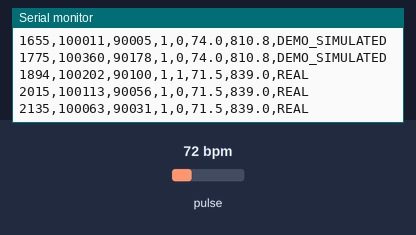
A sketch run on a simulated ESP32-S3. Parts: the last lines printed to the serial monitor. The test bench sets the inputs (shaded band); at power-on: pulse 72 bpm.

Above: at 2.2 s.
2.3 s: pulse set to 42 bpm
At 2.37 s:
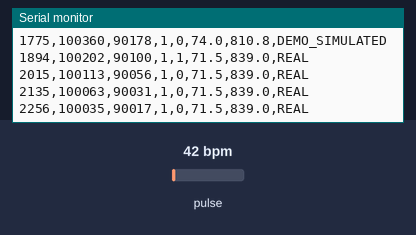
3.8 s: pulse set to 70 bpm
At 3.81 s:
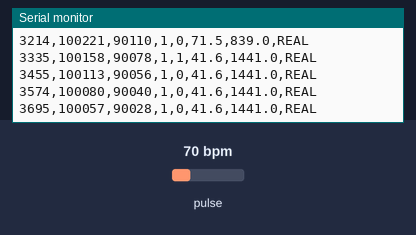
Timing chart, 0 to 6.8 s (numbered marks = the images above; inputs shaded):
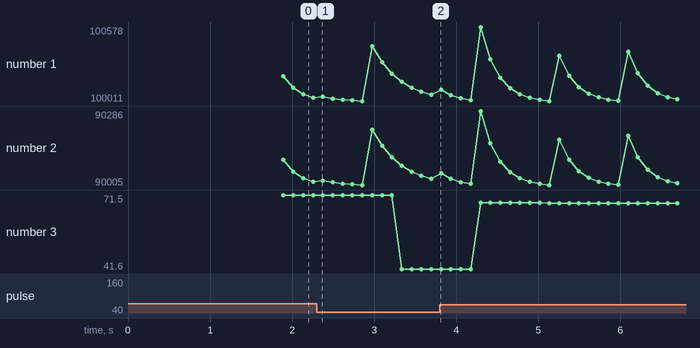

The sketch:

sketch_oct11a.ino
```cpp
#include <Wire.h>
#include "MAX30105.h"
#include "heartRate.h"

MAX30105 sensor;

// Keep the pins from your existing working sketch.
const int SDA_PIN = 8;
const int SCL_PIN = 9;

// DEMO mode creates simulated metrics for UI demonstration.
// Do NOT use simulated metrics for medical decisions or model training.
const bool DEMO_MODE = true;

const uint32_t FINGER_THRESHOLD = 10000;

unsigned long lastPrint = 0;
unsigned long lastBeat = 0;
unsigned long lastDemoUpdate = 0;
unsigned long demoBeatTime = 0;

float realBPM = 0;
float realRR = 0;
float demoBPM = 74.0;
float demoRR = 810.8;

bool realBeatDetected = false;

void setup() {
  Serial.begin(115200);
  delay(1000);

  Wire.begin(SDA_PIN, SCL_PIN);

  Serial.println("ESP32-S3 MAX30102 Monitor");

  if (!sensor.begin(Wire, I2C_SPEED_FAST)) {
    Serial.println("ERROR: Sensor not detected");
    Serial.println("Check power, GND, SDA, SCL.");
    while (true) delay(1000);
  }

  sensor.setup(0x1F, 4, 2, 100, 411, 4096);
  sensor.setPulseAmplitudeRed(0x10);
  sensor.setPulseAmplitudeIR(0x10);
  sensor.setPulseAmplitudeGreen(0);

  Serial.println("Sensor ready");
  Serial.println(
    "time_ms,IR,RED,finger,beat,BPM,RR_ms,source"
  );
}

void loop() {
  sensor.check();

  while (sensor.available()) {
    uint32_t ir = sensor.getIR();
    uint32_t red = sensor.getRed();
    sensor.nextSample();

    unsigned long now = millis();
    bool finger = ir > FINGER_THRESHOLD;
    bool beat = false;

    if (!finger) {
      realBPM = 0;
      realRR = 0;
      lastBeat = 0;
      demoBPM = 0;
      demoRR = 0;
      demoBeatTime = 0;

      if (now - lastPrint >= 100) {
        Serial.printf(
          "%lu,%lu,%lu,0,0,0.0,0.0,NONE\n",
          now, (unsigned long)ir, (unsigned long)red
        );
        lastPrint = now;
      }
      continue;
    }

    // Attempt genuine pulse detection.
    if (checkForBeat(ir)) {
      if (lastBeat != 0) {
        unsigned long interval = now - lastBeat;

        if (interval >= 300 && interval <= 2000) {
          realRR = interval;
          realBPM = 60000.0 / realRR;
          realBeatDetected = true;
          beat = true;
        }
      }
      lastBeat = now;
    }

    // Explicitly simulated metrics for dashboard layout testing.
    // These are NOT measured physiological values.
    if (DEMO_MODE && !realBeatDetected) {
      if (demoBeatTime == 0) {
        demoBeatTime = now;
        lastDemoUpdate = now;
      }

      if (now - demoBeatTime >= (unsigned long)demoRR) {
        demoBeatTime = now;
        beat = true;
      }

      // Slowly vary the demo values to animate the panel.
      if (now - lastDemoUpdate >= 5000) {
        demoBPM += (demoBPM >= 76.0) ? -1.0 : 1.0;
        demoRR = 60000.0 / demoBPM;
        lastDemoUpdate = now;
      }
    }

    if (now - lastPrint >= 100) {
      if (realBeatDetected) {
        Serial.printf(
          "%lu,%lu,%lu,1,%d,%.1f,%.1f,REAL\n",
          now, (unsigned long)ir, (unsigned long)red,
          beat ? 1 : 0, realBPM, realRR
        );
      } else if (DEMO_MODE) {
        Serial.printf(
          "%lu,%lu,%lu,1,%d,%.1f,%.1f,DEMO_SIMULATED\n",
          now, (unsigned long)ir, (unsigned long)red,
          beat ? 1 : 0, demoBPM, demoRR
        );
      } else {
        Serial.printf(
          "%lu,%lu,%lu,1,0,0.0,0.0,WAITING_FOR_BEAT\n",
          now, (unsigned long)ir, (unsigned long)red
        );
      }

      lastPrint = now;
    }
  }
}
```

Measured:
- plotted number 1: 100035 → 100057 after the input at 2.3 s
- plotted number 2: 90017 → 90028 after the input at 2.3 s
- plotted number 3: 71.5 → 41.6 after the input at 2.3 s
